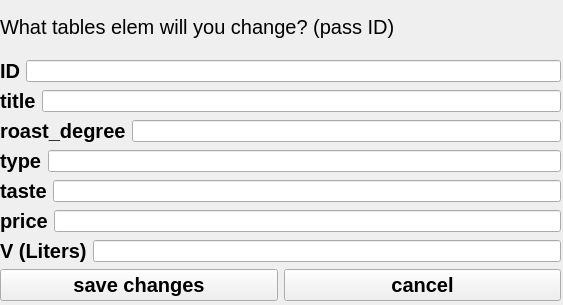
<?xml version="1.0" encoding="UTF-8"?>
<ui version="4.0">
 <class>Form</class>
 <widget class="QWidget" name="Form">
  <property name="geometry">
   <rect>
    <x>0</x>
    <y>0</y>
    <width>563</width>
    <height>305</height>
   </rect>
  </property>
  <property name="windowTitle">
   <string>Form</string>
  </property>
  <widget class="QWidget" name="verticalLayoutWidget">
   <property name="geometry">
    <rect>
     <x>0</x>
     <y>0</y>
     <width>561</width>
     <height>301</height>
    </rect>
   </property>
   <layout class="QVBoxLayout" name="verticalLayout">
    <item>
     <widget class="QLabel" name="label_8">
      <property name="font">
       <font>
        <pointsize>15</pointsize>
        <weight>50</weight>
        <bold>false</bold>
       </font>
      </property>
      <property name="text">
       <string>What tables elem will you change? (pass ID)</string>
      </property>
     </widget>
    </item>
    <item>
     <layout class="QHBoxLayout" name="horizontalLayout_8">
      <item>
       <widget class="QLabel" name="label_7">
        <property name="font">
         <font>
          <pointsize>15</pointsize>
          <weight>75</weight>
          <bold>true</bold>
         </font>
        </property>
        <property name="text">
         <string>ID</string>
        </property>
       </widget>
      </item>
      <item>
       <widget class="QLineEdit" name="lineEdit"/>
      </item>
     </layout>
    </item>
    <item>
     <layout class="QHBoxLayout" name="horizontalLayout">
      <item>
       <widget class="QLabel" name="label">
        <property name="font">
         <font>
          <pointsize>15</pointsize>
          <weight>75</weight>
          <bold>true</bold>
         </font>
        </property>
        <property name="text">
         <string>title</string>
        </property>
       </widget>
      </item>
      <item>
       <widget class="QLineEdit" name="rw_1"/>
      </item>
     </layout>
    </item>
    <item>
     <layout class="QHBoxLayout" name="horizontalLayout_2">
      <item>
       <widget class="QLabel" name="label_2">
        <property name="font">
         <font>
          <pointsize>15</pointsize>
          <weight>75</weight>
          <bold>true</bold>
         </font>
        </property>
        <property name="text">
         <string>roast_degree</string>
        </property>
       </widget>
      </item>
      <item>
       <widget class="QLineEdit" name="rw_2"/>
      </item>
     </layout>
    </item>
    <item>
     <layout class="QHBoxLayout" name="horizontalLayout_3">
      <item>
       <widget class="QLabel" name="label_3">
        <property name="font">
         <font>
          <pointsize>15</pointsize>
          <weight>75</weight>
          <bold>true</bold>
         </font>
        </property>
        <property name="text">
         <string>type</string>
        </property>
       </widget>
      </item>
      <item>
       <widget class="QLineEdit" name="rw_3"/>
      </item>
     </layout>
    </item>
    <item>
     <layout class="QHBoxLayout" name="horizontalLayout_4">
      <item>
       <widget class="QLabel" name="label_4">
        <property name="font">
         <font>
          <pointsize>15</pointsize>
          <weight>75</weight>
          <bold>true</bold>
         </font>
        </property>
        <property name="text">
         <string>taste</string>
        </property>
       </widget>
      </item>
      <item>
       <widget class="QLineEdit" name="rw_4"/>
      </item>
     </layout>
    </item>
    <item>
     <layout class="QHBoxLayout" name="horizontalLayout_5">
      <item>
       <widget class="QLabel" name="label_5">
        <property name="font">
         <font>
          <pointsize>15</pointsize>
          <weight>75</weight>
          <bold>true</bold>
         </font>
        </property>
        <property name="text">
         <string>price</string>
        </property>
       </widget>
      </item>
      <item>
       <widget class="QLineEdit" name="rw_5"/>
      </item>
     </layout>
    </item>
    <item>
     <layout class="QHBoxLayout" name="horizontalLayout_6">
      <item>
       <widget class="QLabel" name="label_6">
        <property name="font">
         <font>
          <pointsize>15</pointsize>
          <weight>75</weight>
          <bold>true</bold>
         </font>
        </property>
        <property name="text">
         <string>V (Liters)</string>
        </property>
       </widget>
      </item>
      <item>
       <widget class="QLineEdit" name="rw_6"/>
      </item>
     </layout>
    </item>
    <item>
     <layout class="QHBoxLayout" name="horizontalLayout_7">
      <item>
       <widget class="QPushButton" name="pushButton">
        <property name="font">
         <font>
          <pointsize>15</pointsize>
          <weight>75</weight>
          <bold>true</bold>
         </font>
        </property>
        <property name="text">
         <string>save changes</string>
        </property>
       </widget>
      </item>
      <item>
       <widget class="QPushButton" name="pushButton_2">
        <property name="font">
         <font>
          <pointsize>15</pointsize>
          <weight>75</weight>
          <bold>true</bold>
         </font>
        </property>
        <property name="text">
         <string>cancel</string>
        </property>
       </widget>
      </item>
     </layout>
    </item>
   </layout>
  </widget>
 </widget>
 <resources/>
 <connections/>
</ui>
